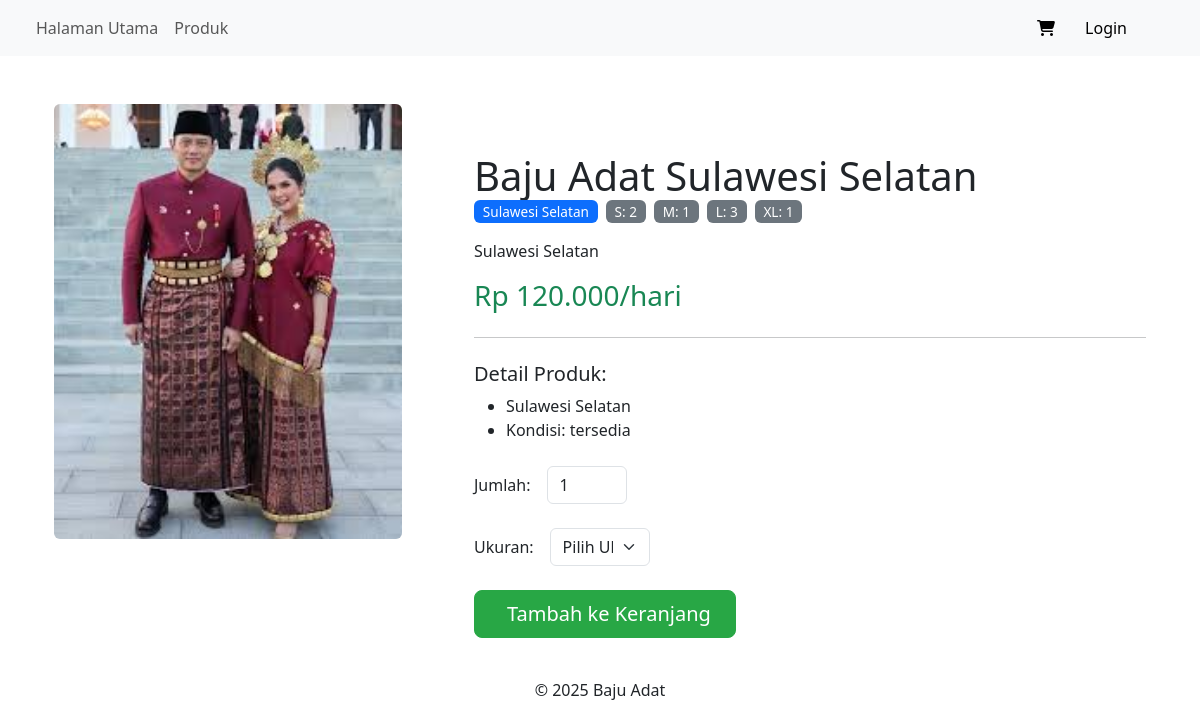
Page /detail.php?id=11 on the committed database.
### tables this page shows
CREATE TABLE `produk_222145` (
  `produk_id_222145` int(11) NOT NULL,
  `nama_produk_222145` varchar(100) NOT NULL,
  `deskripsi_222145` text DEFAULT NULL,
  `kategori_222145` varchar(50) NOT NULL,
  `harga_sewa_222145` decimal(10,2) NOT NULL,
  `gambar_222145` varchar(255) DEFAULT NULL,
  `kelengkapan_222145` text NOT NULL,
  `status_222145` enum('tersedia','tidak tersedia') DEFAULT 'tersedia'
);

### detail.php (the view, shortened to what this page needs)
<?php
include 'partials/header.php';
$produk_id = $_GET['id'] ?? 0;
$query = "SELECT p.*,
                 GROUP_CONCAT(CONCAT(u.ukuran_222145, ':', u.stok_222145)) AS stok_ukuran
          FROM produk_222145 p
          LEFT JOIN ukuran_produk_222145 u ON p.produk_id_222145 = u.produk_id_222145
          WHERE p.produk_id_222145 = $produk_id
          GROUP BY p.produk_id_222145";
$result = mysqli_query($koneksi, $query);
$produk = mysqli_fetch_assoc($result);
?>
<section class="container mt-5">
    <div class="row">
        <div class="col-md-4">
            <div class="mb-4">
                <img src="admin/bajuadat/<?= htmlspecialchars($produk['gambar_222145'] ?? 'img/kebaya.png') ?>" class="card-img-top img-fluid rounded" alt="<?= htmlspecialchars($produk['nama_produk_222145']) ?>">
            </div>
        </div>
        <div class="col-md-8">
            <div class="mb-4 mt-md-5">
                <div class="card-body ms-md-5">
                    <h1 class="card-title"><?= htmlspecialchars($produk['nama_produk_222145']) ?></h1>
                    <div class="d-flex align-items-center mb-3">
                        <span class="badge bg-primary me-2"><?= htmlspecialchars($produk['kategori_222145']) ?></span>
                        <?php
                        if(!empty($produk['stok_ukuran'])) {
                            $stok_ukuran = explode(",", $produk['stok_ukuran']);
                            foreach($stok_ukuran as $stok) {
                                list($ukuran, $jumlah) = explode(":", $stok);
                                echo "<span class='badge bg-secondary me-2'>$ukuran: $jumlah</span>";
                            }
                        } else {
                            echo "<small class='text-muted'>Stok kosong</small>";
                        }
                        ?>
                    </div>
                    <p class="card-text mt-2">
                        <?= htmlspecialchars($produk['deskripsi_222145']) ?>
                    </p>
                    <div class="mb-4">
                        <h3 class="text-success">Rp <?= number_format($produk['harga_sewa_222145'], 0, ',', '.') ?>/hari</h3>
                    </div>
                    <hr>
                    <h5 class="mt-4">Detail Produk:</h5>
                    <ul>
                        <?php
                        $kelengkapan = explode(",", $produk['kelengkapan_222145']);
                        foreach($kelengkapan as $item):
                            if(trim($item)): ?>
                                <li><?= htmlspecialchars(trim($item)) ?></li>
                            <?php endif;
                        endforeach; ?>
                        <li>Kondisi: <?= htmlspecialchars($produk['status_222145']) ?></li>
                    </ul>
                    <form class="mt-4" method="post">
                        <div class="row g-3 align-items-center">
                                <div class="col-auto">
                                    <label for="jumlah" class="col-form-label">Jumlah:</label>
                                </div>
                                <div class="col-auto">
                                    <input type="number" class="form-control" id="jumlah" name="jumlah" min="1" max="10" value="1" style="width: 80px;" required>
                                </div>
                            </div>
                        <div class="row g-3 align-items-center mt-2">
                            <div class="col-auto">
                                <label for="ukuran" class="col-form-label">Ukuran:</label>
                            </div>
                            <div class="col-auto">
                                <select class="form-select" id="ukuran" name="ukuran" style="width: 100px;" required>
                                    <option value="">Pilih Ukuran</option>
                                </select>
                            </div>
                        </div>
                        <div class="mt-4">
                            <button type="submit" name="add_to_cart" class="btn btn-success btn-lg px-4" <?= (empty($produk['stok_ukuran'])) ? 'disabled' : '' ?>>
                                <i class="bi bi-cart-plus me-2"></i> Tambah ke Keranjang
                            </button>
                        </div>
                    </form>
                </div>
            </div>
        </div>
    </div>
</section>
<?php include 'partials/footer.php'; ?>

### detail.php (style rules this page uses)
.card-img-top { border-radius: 8px 8px 0 0; }
.btn-success { background-color: #28a745; border-color: #28a745; }
.badge { font-size: 0.85rem; padding: 0.35em 0.65em; font-weight: 500; }
.badge.bg-secondary { background-color: #6c757d !important; }

### rows in the picture
produk_222145: gambar_222145 (picture), nama_produk_222145 "Baju Adat Sulawesi Selatan", kategori_222145 "Sulawesi Selatan", deskripsi_222145 "Sulawesi Selatan", harga_sewa_222145 "120.000", kelengkapan_222145 "Sulawesi Selatan", status_222145 "tersedia"

### other values in the picture
$ukuran "S"
$jumlah "2"
$ukuran "M"
$jumlah "1"
$ukuran "L"
$jumlah "3"
$ukuran "XL"
